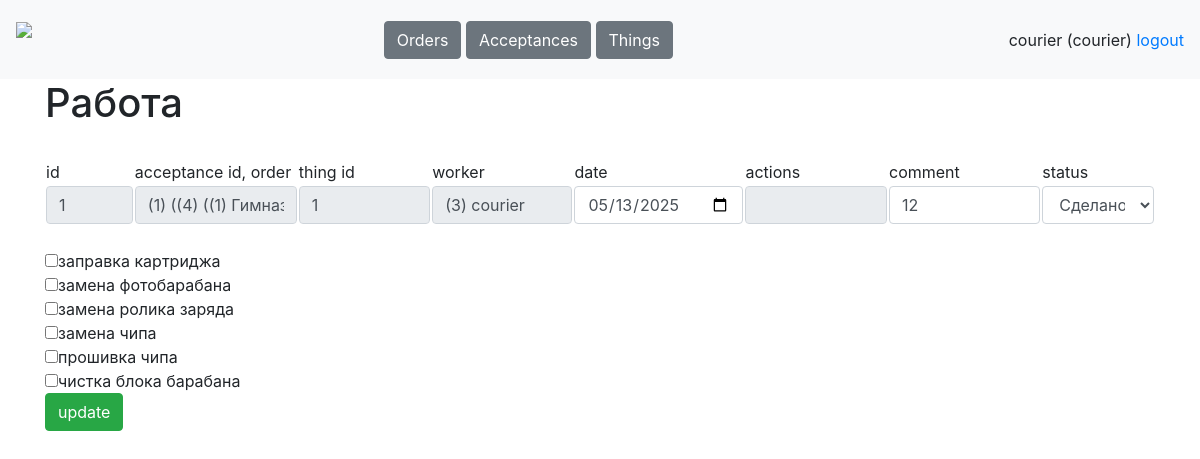
/tables/works/1 (signed in), run on an earlier commit of the app's database.
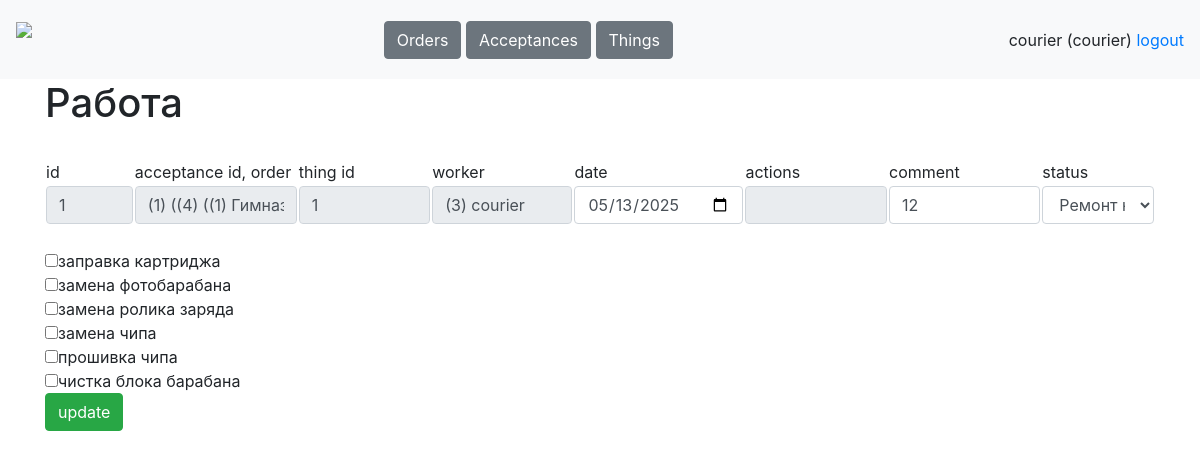
And on a later commit of the database.
### data/tables.py (models this page shows)
class Work(db_session.SqlAlchemyBase, SerializerMixin):
    __tablename__ = 'works'
    id = Column(sqlalchemy.Integer, primary_key=True, autoincrement=True)
    acceptance_id = Column(sqlalchemy.Integer, sqlalchemy.ForeignKey('acceptances.id'))
    thing_id = Column(sqlalchemy.Integer, sqlalchemy.ForeignKey('things.id'))
    worker_id = Column(sqlalchemy.Integer, sqlalchemy.ForeignKey('workers.id'))
    date = Column(sqlalchemy.Date, default=dt.date.today())
    actions = Column(sqlalchemy.String, nullable=True, default='')
    comment = Column(sqlalchemy.String, nullable=True, default='')
    status = Column(sqlalchemy.String, nullable=True, default='Сделано')
    acceptance = orm.relationship('Acceptance')
    thing = orm.relationship('Thing')
    worker = orm.relationship('Worker')

### main.py (the view)
@app.route('/tables/works/<int:work_id>', methods=['GET', 'POST'])
@stuff.login_and_role_required(current_user, '/tables/work')
def work(work_id):
    if request.method == 'GET':
        return render_template(f'work.html', user=current_user, work=stuff.get_entry('works', work_id))
    elif request.method == 'POST':
        stuff.update_entry('works', request.form)
        return redirect(f'/tables/works')

### main.py (called while the page is built)
@login_manager.user_loader
def load_user(worker_id):
    db_sess = stuff.db_sess
    worker = db_sess.query(Worker).get(worker_id)
    return worker

### stuff.py (called while the page is built)
def is_role_acceptable(role, page):
    return True

def login_and_role_required(current_user, page):
    def wrapper(f):
        @wraps(f)
        def decorated_function(*args, **kwargs):
            if current_user.is_authenticated:
                if is_role_acceptable(current_user.role, page):
                    return f(*args, **kwargs)
                return redirect('/dashboard')
            resp = redirect('/login')
            return resp
        return decorated_function
    return wrapper

def get_entry(table, entry_id):
    if table == 'clients':
        return db_sess.query(Client).get(entry_id)
    elif table == 'orders':
        return db_sess.query(Order).get(entry_id)
    elif table == 'acceptances':
        return db_sess.query(Acceptance).get(entry_id)
    elif table == 'things':
        return db_sess.query(Thing).get(entry_id)
    elif table == 'works':
        return db_sess.query(Work).get(entry_id)
    elif table == 'workers':
        return db_sess.query(Worker).get(entry_id)

### templates/work.html
{% extends "base.html"%}
{% block content %}
<h1>Работа</h1>
<br><form method="post">
    <table>
        <tr>
            <td width="8%">id</td>
            <td>acceptance id, order</td>
            <td>thing id</td>
            <td>worker</td>
            <td>date</td>
            <td>actions</td>
            <td>comment</td>
            <td>status</td>
        </tr>
        <tr>
            <td width="8%"><input class="form-control" value="{{work.id}}" name="id" readonly></td>
            <td><input class="form-control" value="({{work.acceptance.id}}) (({{work.acceptance.order.id}}) (({{work.acceptance.order.client.id}}) {{work.acceptance.order.client.name}}))" readonly></td>
            <td><input class="form-control" value="{{work.thing_id}}" readonly></td>
            <td><input class="form-control" value="({{work.worker.id}}) {{work.worker.name}}" readonly></td>
            <td><input class="form-control" type="date" value="{{work.date}}" name="date"></td>
            <td><input class="form-control" value="{{work.actions}}" readonly></td>
            <td><input class="form-control" value="{{work.comment}}" name="comment"></td>
            <td><select class="form-control" name="status">
                {% for status in ['Сделано', 'Ремонт не требуется', 'Отказ'] %}
                {% if status == work.status %}
                <option selected>{{status}}</option>
                {% else %}
                <option>{{status}}</option>
                {% endif %}
                {% endfor %}
            </select></td>
        </tr>
    </table><br>
    {% set actions = work.actions.split(';') %}
    {% for item in ["заправка картриджа", "замена фотобарабана", "замена ролика заряда", "замена чипа", "прошивка чипа", "чистка блока барабана"] %}
        {% if item in actions %}
            <input type="checkbox" name="actions" value="{{item}}" checked>{{item}}<br>
        {% else %}
            <input type="checkbox" name="actions" value="{{item}}">{{item}}<br>
        {% endif %}
    {% endfor %}
    <button type="submit" class="btn btn-success">update</button>
</form>
{% endblock %}

What changed in the data, as far as the page shows it:
changed Work id 1: status "Сделано" → "Ремонт не требуется"
